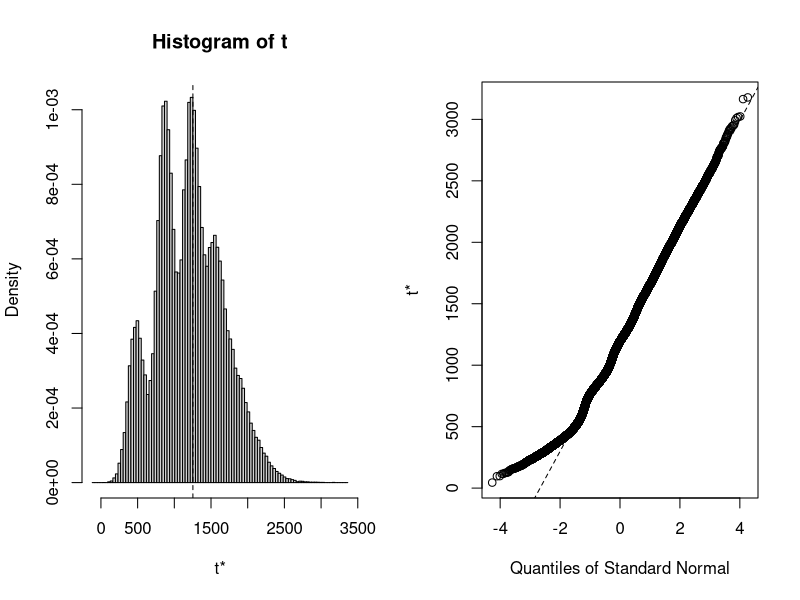

This chart was generated by the following R code:
A<-c(20,120,130,1,3,4,55,6,22,74,17,29,32,56,42,56,36,2,67,11,10,24,17) # numeros a ocupar


library(boot)#la libreria se ocupara para utilizar el metodo estadistico boostraping
#cuando se corre  sustituir mean por var
F<- function(A,d){return(var(A[d]))} # se guarda una funcion para su analisis y ocuparla en diferentes situaciones
View(F) #muestra de la funcion 
BS<-boot(A,F,R=100000) #seran permutados con una  aleatoriedad de 100000

boot.ci(BS,conf = 0.99,type="basic")# se muestra el intervalo de confianza no parametricos  que en este caso es 99% de confianza 
plot(BS)
# este programa es para cuando los datos son muy escasos ya que son no parametricos son numero enteros 
